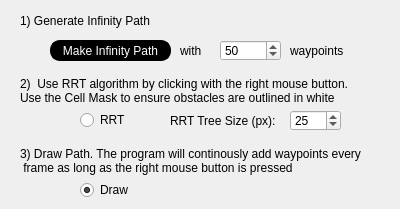
     <widget class="QWidget" name="Planning">
      <attribute name="title">
       <string>Path Planning</string>
      </attribute>
      <widget class="QPushButton" name="make_inf_path">
       <property name="geometry">
        <rect>
         <x>50</x>
         <y>40</y>
         <width>121</width>
         <height>21</height>
        </rect>
       </property>
       <property name="styleSheet">
        <string notr="true">QPushButton {
                color: rgb(255, 255, 255);
                background-color: rgb(0, 0, 0);
                border-style: outset;
                border-width: 2px;
                border-radius: 10px;
                border-color: rgb(0, 0, 0);
                min-width: 1em;
                padding: 1px;
            }
            QPushButton:hover {
                background-color: rgb(100, 100, 100);
                color: rgb(255, 255, 255);
                border-style: inset;
			  border-color: rgb(0, 255, 0);
            }</string>
       </property>
       <property name="text">
        <string>Make Infinity Path</string>
       </property>
       <property name="checkable">
        <bool>true</bool>
       </property>
       <property name="checked">
        <bool>false</bool>
       </property>
      </widget>
      <widget class="QSpinBox" name="infinity_size">
       <property name="geometry">
        <rect>
         <x>220</x>
         <y>40</y>
         <width>61</width>
         <height>21</height>
        </rect>
       </property>
       <property name="minimum">
        <number>1</number>
       </property>
       <property name="maximum">
        <number>100</number>
       </property>
       <property name="singleStep">
        <number>100</number>
       </property>
       <property name="value">
        <number>50</number>
       </property>
      </widget>
      <widget class="QRadioButton" name="RRTradio">
       <property name="geometry">
        <rect>
         <x>80</x>
         <y>110</y>
         <width>71</width>
         <height>20</height>
        </rect>
       </property>
       <property name="text">
        <string>RRT</string>
       </property>
      </widget>
      <widget class="QRadioButton" name="drawradio">
       <property name="geometry">
        <rect>
         <x>80</x>
         <y>180</y>
         <width>71</width>
         <height>20</height>
        </rect>
       </property>
       <property name="text">
        <string>Draw</string>
       </property>
       <property name="checked">
        <bool>true</bool>
       </property>
      </widget>
      <widget class="QSpinBox" name="RRTtreesizebox">
       <property name="geometry">
        <rect>
         <x>290</x>
         <y>110</y>
         <width>51</width>
         <height>21</height>
        </rect>
       </property>
       <property name="minimum">
        <number>1</number>
       </property>
       <property name="maximum">
        <number>100</number>
       </property>
       <property name="value">
        <number>25</number>
       </property>
      </widget>
      <widget class="QLabel" name="RRTtreesizelabel_2">
       <property name="geometry">
        <rect>
         <x>170</x>
         <y>110</y>
         <width>121</width>
         <height>21</height>
        </rect>
       </property>
       <property name="text">
        <string>RRT Tree Size (px):</string>
       </property>
      </widget>
      <widget class="QLabel" name="with_2">
       <property name="geometry">
        <rect>
         <x>290</x>
         <y>40</y>
         <width>71</width>
         <height>21</height>
        </rect>
       </property>
       <property name="text">
        <string>waypoints</string>
       </property>
      </widget>
      <widget class="QLabel" name="with_3">
       <property name="geometry">
        <rect>
         <x>20</x>
         <y>10</y>
         <width>251</width>
         <height>21</height>
        </rect>
       </property>
       <property name="text">
        <string>1) Generate Infinity Path </string>
       </property>
      </widget>
      <widget class="QLabel" name="with_4">
       <property name="geometry">
        <rect>
         <x>20</x>
         <y>70</y>
         <width>371</width>
         <height>41</height>
        </rect>
       </property>
       <property name="text">
        <string>2)  Use RRT algorithm by clicking with the right mouse button. 
Use the Cell Mask to ensure obstacles are outlined in white</string>
       </property>
      </widget>
      <widget class="QLabel" name="with_5">
       <property name="geometry">
        <rect>
         <x>20</x>
         <y>140</y>
         <width>371</width>
         <height>41</height>
        </rect>
       </property>
       <property name="text">
        <string>3) Draw Path. The program will continously add waypoints every
 frame as long as the right mouse button is pressed</string>
       </property>
      </widget>
      <widget class="QLabel" name="with_6">
       <property name="geometry">
        <rect>
         <x>180</x>
         <y>40</y>
         <width>41</width>
         <height>21</height>
        </rect>
       </property>
       <property name="text">
        <string>with</string>
       </property>
      </widget>
     </widget>
